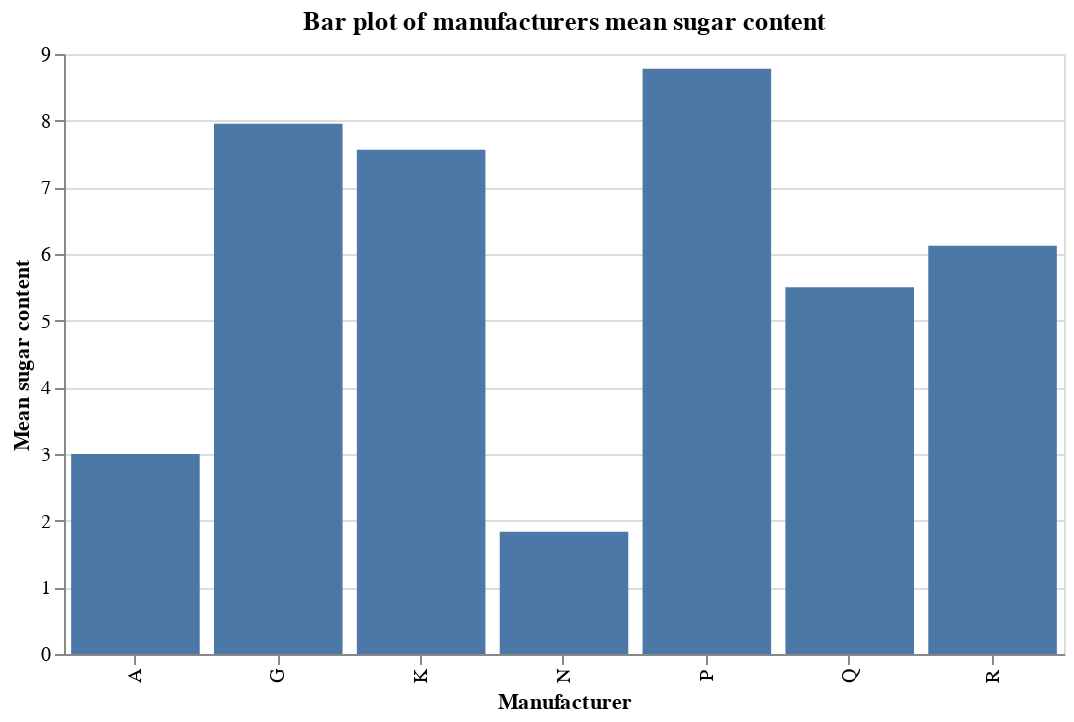

Here is the notebook cell this chart was saved with:
### Code cell
mfr_mean = cereal.groupby(by='mfr').mean()
mfr_mean = mfr_mean.reset_index()

chart6 = alt.Chart(mfr_mean, width=500, height=300).mark_bar().encode(
    x=alt.X('mfr:N', title="Manufacturer"), 
    y=alt.Y('sugars:Q', title="Mean sugar content") 
).properties(title="Bar plot of manufacturers mean sugar content")
chart6

### Figure 1 — Vega-Lite specification as saved in the notebook (floating-point values rounded to 4 significant figures)
{"config": {"view": {"continuousWidth": 300, "continuousHeight": 300}}, "data": {"name": "data-11f3ab5126f43b4707e249b823d684a0"}, "mark": {"type": "bar"}, "encoding": {"x": {"field": "mfr", "title": "Manufacturer", "type": "nominal"}, "y": {"field": "sugars", "title": "Mean sugar content", "type": "quantitative"}}, "height": 300, "title": "Bar plot of manufacturers mean sugar content", "width": 500, "$schema": "https://vega.github.io/schema/vega-lite/v5.8.0.json", "datasets": {"data-11f3ab5126f43b4707e249b823d684a0": [{"mfr": "A", "calories": 100.0, "protein": 4.0, "fat": 1.0, "sodium": 0.0, "fiber": 0.0, "carbo": 16.0, "sugars": 3.0, "potass": 95.0, "vitamins": 25.0, "shelf": 2.0, "weight": 1.0, "cups": 1.0, "rating": 54.85}, {"mfr": "G", "calories": 111.4, "protein": 2.318, "fat": 1.364, "sodium": 200.5, "fiber": 1.273, "carbo": 14.73, "sugars": 7.955, "potass": 85.23, "vitamins": 35.23, "shelf": 2.136, "weight": 1.049, "cups": 0.875, "rating": 34.49}, {"mfr": "K", "calories": 108.7, "protein": 2.652, "fat": 0.6087, "sodium": 174.8, "fiber": 2.739, "carbo": 15.13, "sugars": 7.565, "potass": 103.0, "vitamins": 34.78, "shelf": 2.348, "weight": 1.078, "cups": 0.7961, "rating": 44.04}, {"mfr": "N", "calories": 86.67, "protein": 2.833, "fat": 0.1667, "sodium": 37.5, "fiber": 4.0, "carbo": 16.0, "sugars": 1.833, "potass": 121.0, "vitamins": 8.333, "shelf": 1.667, "weight": 0.9717, "cups": 0.7783, "rating": 67.97}, {"mfr": "P", "calories": 108.9, "protein": 2.444, "fat": 0.8889, "sodium": 146.1, "fiber": 2.778, "carbo": 13.22, "sugars": 8.778, "potass": 113.9, "vitamins": 25.0, "shelf": 2.444, "weight": 1.064, "cups": 0.7144, "rating": 41.71}, {"mfr": "Q", "calories": 95.0, "protein": 2.625, "fat": 1.75, "sodium": 92.5, "fiber": 1.337, "carbo": 10.25, "sugars": 5.5, "potass": 74.38, "vitamins": 12.5, "shelf": 2.375, "weight": 0.875, "cups": 0.8237, "rating": 42.92}, {"mfr": "R", "calories": 115.0, "protein": 2.5, "fat": 1.25, "sodium": 198.1, "fiber": 1.875, "carbo": 17.62, "sugars": 6.125, "potass": 89.5, "vitamins": 25.0, "shelf": 2.0, "weight": 1.0, "cups": 0.8712, "rating": 41.54}]}}
